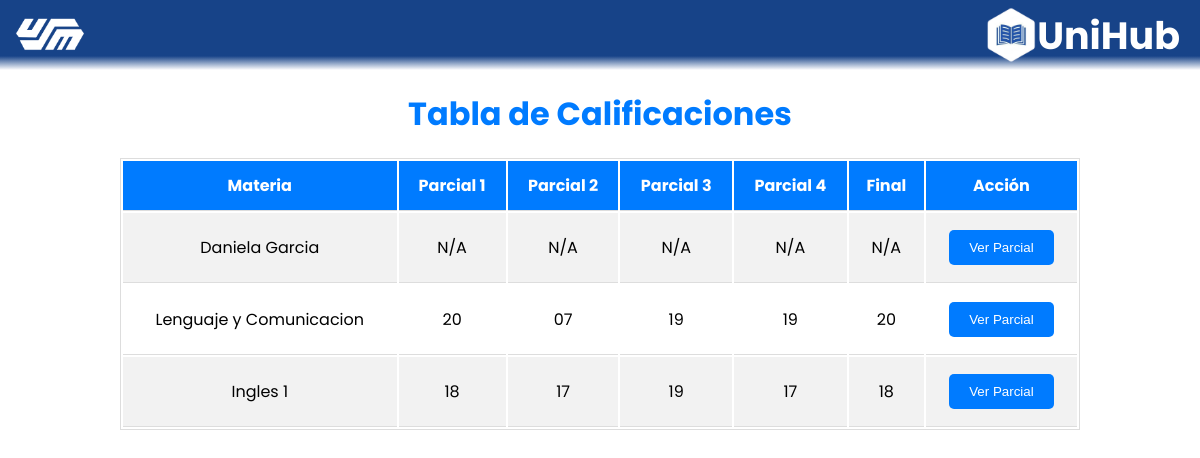
The page /NAlumnos.php (signed in) on the database its author committed.
### tables this page shows
CREATE TABLE IF NOT EXISTS `notas` (
  `Id` int NOT NULL AUTO_INCREMENT,
  `usuario_id` int NOT NULL,
  `Parcial1` varchar(100) DEFAULT NULL,
  `Parcial2` varchar(100) DEFAULT NULL,
  `Parcial3` varchar(100) DEFAULT NULL,
  `Parcial4` varchar(100) DEFAULT NULL,
  `Final` varchar(100) DEFAULT NULL,
  `materia_id` int DEFAULT NULL,
  `semestre` int DEFAULT NULL,
  PRIMARY KEY (`Id`)
);

CREATE TABLE IF NOT EXISTS `materias` (
  `id` int NOT NULL AUTO_INCREMENT,
  `nombre` varchar(100) DEFAULT NULL,
  `salon` varchar(50) DEFAULT NULL,
  `id_profesor` int DEFAULT NULL,
  `creditos` int NOT NULL,
  `semestre` int NOT NULL,
  `seccion` varchar(50) NOT NULL,
  PRIMARY KEY (`id`),
  KEY `fk_profesor` (`id_profesor`)
);

### NAlumnos.php (the view, shortened to what this page needs)
<!DOCTYPE html>
<html lang="en">
<head>
    <link rel="stylesheet" href="css/style.css">
    <link rel="stylesheet" href="css/principalalumnostyle.css">
    <link rel="stylesheet" href="css/tabla_calificaciones.css">
    <link rel="stylesheet" href="css/Notas A2.css">
</head>
<body>
    <div class="cabecera">
        <button type="button" id="logoButton">
            <img src="css/logo.png" alt="Logo">
        </button>
        <div class="logoempresa">
            <img src="css/logounihubblanco.png" alt="Logo" class="logounihub">
            <p>UniHub</p>
        </div>
    </div>
    <h1>Tabla de Calificaciones</h1>
    <div class="tabla">
        <table>
            <tr>
                <th class="th">Materia</th>
                <th class="th">Parcial 1</th>
                <th class="th">Parcial 2</th>
                <th class="th">Parcial 3</th>
                <th class="th">Parcial 4</th>
                <th class="th">Final</th>
                <th class="th">Acción</th>
            </tr>
            <?php
            $servername = "localhost";
            $username = "root";
            $password = "";
            $dbname = "proyectousm";
            $conn = new mysqli($servername, $username, $password, $dbname);
            $idusuario = $_SESSION['idusuario'];
            $sql = "SELECT id_materia FROM inscripciones WHERE id_estudiante = ?";
            $stmt = $conn->prepare($sql);
            $stmt->bind_param("i", $idusuario);
            $stmt->execute();
            $result = $stmt->get_result();
            $materias = $result->fetch_all(MYSQLI_ASSOC);
            $sql = "SELECT semestre FROM estudiantes WHERE id_usuario = ?";
            $stmt = $conn->prepare($sql);
            $stmt->bind_param("i", $idusuario);
            $stmt->execute();
            $result = $stmt->get_result();
            $usuario = $result->fetch_assoc();
            $semestre = $usuario['semestre'];
            foreach ($materias as $materia) {
                $materia_id = $materia['id_materia'];
                $sql = "SELECT n.Parcial1, n.Parcial2, n.Parcial3, n.Parcial4, n.Final, m.nombre AS materia
                        FROM notas n
                        INNER JOIN materias m ON n.materia_id = m.id
                        WHERE n.usuario_id = ? AND n.materia_id = ? AND n.semestre = ?";
                $stmt = $conn->prepare($sql);
                $stmt->bind_param("iii", $idusuario, $materia_id, $semestre);
                $stmt->execute();
                $result = $stmt->get_result();
                if ($result->num_rows > 0) {
                    while ($row = $result->fetch_assoc()) {
                        echo "<tr>";
                        echo "<td class='td'>" . $row['materia'] . "</td>";
                        echo "<td class='td'>" . ($row['Parcial1'] ?? 'N/A') . "</td>";
                        echo "<td class='td'>" . ($row['Parcial2'] ?? 'N/A') . "</td>";
                        echo "<td class='td'>" . ($row['Parcial3'] ?? 'N/A') . "</td>";
                        echo "<td class='td'>" . ($row['Parcial4'] ?? 'N/A') . "</td>";
                        echo "<td class='td'>" . ($row['Final'] ?? 'N/A') . "</td>";
                        echo "<td class='td button-cell'><button onclick=\"verParciales('" . $materia_id . "', '" . $idusuario . "')\">Ver Parcial</button></td>";
                        echo "</tr>";
                    }
                }
            }
            ?>
        </table>
    </div>
</body>
</html>

### css/style.css (style rules this page uses)
* { margin: 0; padding: 0; box-sizing: border-box; }

### css/principalalumnostyle.css (style rules this page uses)
.cabecera { width: 100%; height: 70px; background: linear-gradient( to bottom, #174388 0%, #174388 80%, transparent 100% ); display: flex; align-items: center; flex-direction: row; align-content: center; justify-content: flex-end; }
.cabecera button img { width: 70px; height: auto; }
.cabecera button { position: absolute; background-color: transparent; border: none; left: 15px; cursor: pointer; user-select: none; }
.cabecera p { font-family: "Poppins", sans-serif; font-size: 38px; color: white; position: absolute; right: 20px; user-select: none; font-weight: 700; }
.logoempresa img { width: 70px; height: auto; }
.logoempresa { display: flex; flex-direction: row; width: 225px; height: auto; align-items: center; }
:root { --background-color: white; --text-color: black; }
body { background-color: var(--background-color); color: var(--text-color); margin: 0px; height: 100vh; transition: 1s background-color ease-in-out; }

### css/tabla_calificaciones.css (style rules this page uses)
h1 { text-align: center; color: #007BFF; font-family: 'Poppins', sans-serif; margin-top: 20px; }
.tabla { margin: 20px auto; width: 80%; border-collapse: collapse; font-family: 'Poppins', sans-serif; }
.tabla table { width: 100%; border: 1px solid #ddd; }
.tabla th, .tabla td { padding: 12px; text-align: center; border-bottom: 1px solid #ddd; }
.tabla th { background-color: #007BFF; color: white; }
.tabla tr:nth-child(even) { background-color: #f2f2f2; }
.tabla .button-cell button { background-color: #007BFF; color: white; border: none; padding: 10px 20px; cursor: pointer; border-radius: 5px; margin-top: 5px; margin-bottom: 5px; }

### rows shown on the page
notas: materia.nombre "Daniela Garcia", Parcial1 "N/A", Parcial2 "N/A", Parcial3 "N/A", Parcial4 "N/A", Final "N/A"
notas: materia.nombre "Lenguaje y Comunicacion", Parcial1 "20", Parcial2 "07", Parcial3 "19", Parcial4 "19", Final "20"
notas: materia.nombre "Ingles 1", Parcial1 "18", Parcial2 "17", Parcial3 "19", Parcial4 "17", Final "18"
